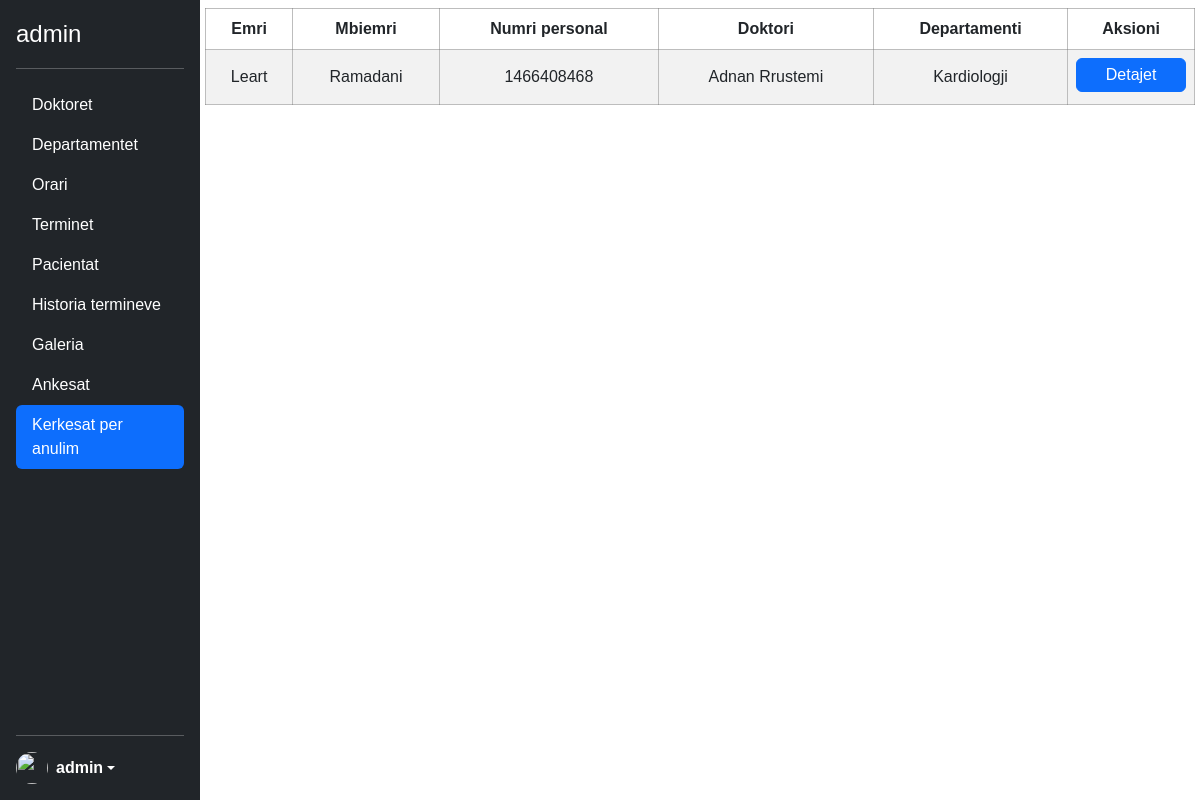
The page /admin/kerkesatAnulimit.php (signed in) on the database as committed earlier.
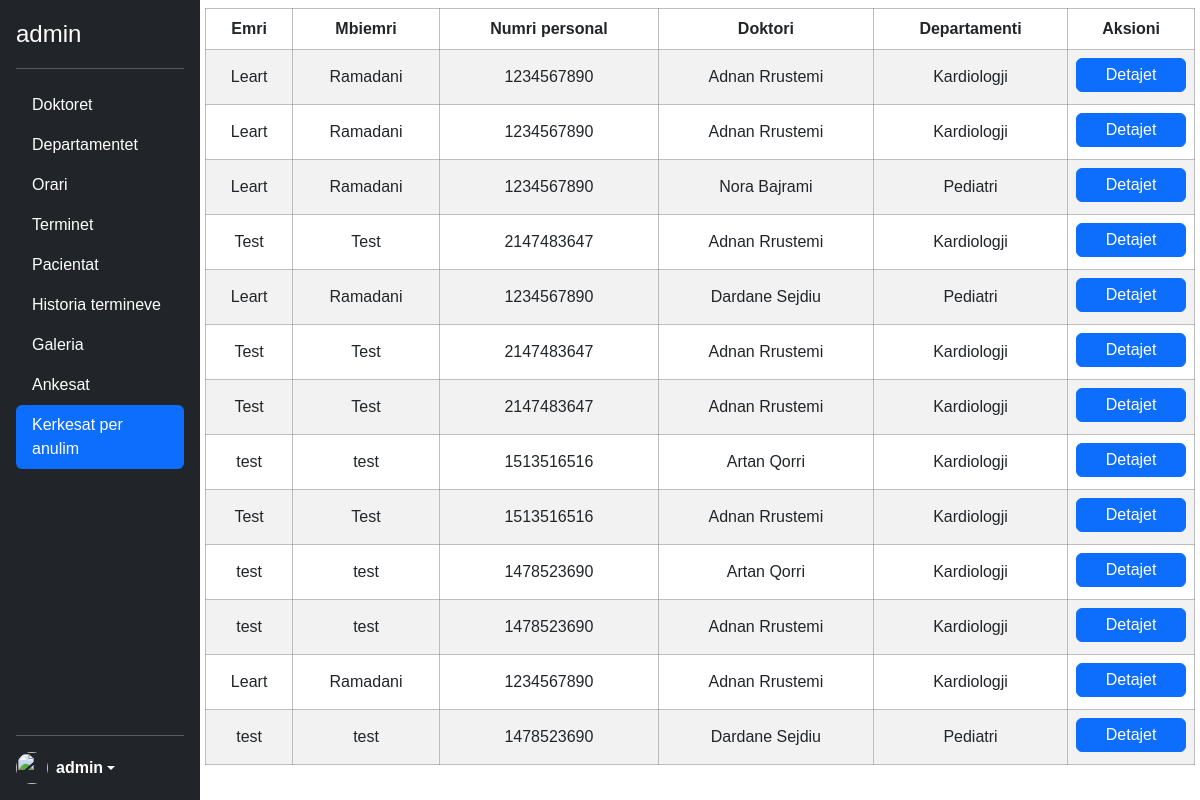
The same page on the database as committed later.
### tables this page shows
CREATE TABLE `kerkesatanulimit` (
  `id` int(11) NOT NULL,
  `emri_pacientit` varchar(100) NOT NULL,
  `mbiemri_pacientit` varchar(100) NOT NULL,
  `numri_personal` int(10) NOT NULL,
  `email` varchar(100) NOT NULL,
  `telefoni` varchar(100) NOT NULL,
  `doktori` varchar(100) NOT NULL,
  `departamenti` varchar(100) NOT NULL,
  `data` date NOT NULL,
  `ora` time NOT NULL,
  `arsyeja_anulimit` varchar(150) NOT NULL
);

### admin/kerkesatAnulimit.php (the view, shortened to what this page needs)
<?php
include('../config.php');
?>
<?php include('header.php') ?>
</head>
<body>
    <div class="sideBlock">
        <button type="button" class="ham" id="ham_menu"><i class="fa-solid fa-bars"></i></button>
    </div>
    <div class="d-flex flex-column flex-shrink-0 p-3 text-white bg-dark sidebar">
        <p class="d-flex align-items-center mb-3 mb-md-0 me-md-auto text-white text-decoration-none">
            <span class="fs-4"><?php echo $_SESSION['admin'] ?></span>
        </p>
        <hr>
        <ul class="nav nav-pills flex-column mb-auto">
            <li class="nav-item"><a href="doktoret.php" class="nav-link text-white">Doktoret</a></li>
            <li><a href="departamentet.php" class="nav-link text-white">Departamentet</a></li>
            <li><a href="orari.php" class="nav-link text-white">Orari</a></li>
            <li><a href="terminet.php" class="nav-link text-white">Terminet</a></li>
            <li><a href="pacientat.php"" class=" nav-link text-white">Pacientat</a></li>
            <li><a href="historiaTerminit.php" class="nav-link text-white">Historia termineve</a></li>
            <li class="nav-item"><a href="galeria.php" class="nav-link text-white">Galeria</a></li>
            <li><a href="ankesat.php" class="nav-link text-white">Ankesat</a></li>
            <li><a href="kerkesatAnulimit.php" class="nav-link text-white active" aria-current="page">Kerkesat per anulim</a></li>
        </ul>
        <hr>
        <div class="dropdown">
            <a href="#" class="d-flex align-items-center text-white text-decoration-none dropdown-toggle" id="dropdownUser1" data-bs-toggle="dropdown" aria-expanded="false">
                <img src="https://w7.pngwing.com/pngs/200/420/png-transparent-user-profile-computer-icons-overview-rectangle-black-data-thumbnail.png" alt="" width="32" height="32" class="rounded-circle me-2">
                <strong><?php echo $_SESSION['admin'] ?></strong>
            </a>
        </div>
    </div>
    <?php
    $sql = "SELECT * FROM kerkesatanulimit";
    $stm = $con->prepare($sql);
    $stm->execute();
    $data = $stm->fetchAll();
    if (!$data) {
        $empty = 'empty';
    } else {
        $empty = '';
    }
    ?>
    <main class="main mainRes">
        <?php if ($empty == '') : ?>
            <table class="table table-striped text-center mt-2 table_patient">
                <thead>
                    <tr>
                        <th scope="col">Emri</th>
                        <th scope="col">Mbiemri</th>
                        <th scope="col">Numri personal</th>
                        <th scope="col">Doktori</th>
                        <th scope="col">Departamenti</th>
                        <th scope="col">Aksioni</th>
                    </tr>
                </thead>
                <tbody>
                    <?php foreach ($data as $data) : ?>
                        <tr>
                            <td><?= $data['emri_pacientit'] ?></td>
                            <td><?= $data['mbiemri_pacientit'] ?></td>
                            <td><?= $data['numri_personal'] ?></td>
                            <td><?= $data['doktori'] ?></td>
                            <td><?= $data['departamenti'] ?></td>
                            <td>
                                <a class="text-decoration-none text-white" href="tedhenatKerkesave.php?id=<?= $data['id']  ?>">
                                    <button class="btn btn-primary w-100 p-1 text-white mb-1 rez">Detajet</button>
                                </a>
                            </td>
                        </tr>
                    <?php endforeach; ?>
                </tbody>
            </table>
        <?php endif; ?>
    </main>
</body>
</html>

Rows that differ between the two databases and show on the page:
removed kerkesatanulimit: emri_pacientit "Leart", mbiemri_pacientit "Ramadani", numri_personal "1466408468", doktori "Adnan Rrustemi", departamenti "Kardiologji"
added kerkesatanulimit: emri_pacientit "Leart", mbiemri_pacientit "Ramadani", numri_personal "1234567890", doktori "Adnan Rrustemi", departamenti "Kardiologji"
added kerkesatanulimit: emri_pacientit "Leart", mbiemri_pacientit "Ramadani", numri_personal "1234567890", doktori "Adnan Rrustemi", departamenti "Kardiologji"
added kerkesatanulimit: emri_pacientit "Leart", mbiemri_pacientit "Ramadani", numri_personal "1234567890", doktori "Nora Bajrami", departamenti "Pediatri"
added kerkesatanulimit: emri_pacientit "Test", mbiemri_pacientit "Test", numri_personal "2147483647", doktori "Adnan Rrustemi", departamenti "Kardiologji"
added kerkesatanulimit: emri_pacientit "Leart", mbiemri_pacientit "Ramadani", numri_personal "1234567890", doktori "Dardane Sejdiu", departamenti "Pediatri"
added kerkesatanulimit: emri_pacientit "Test", mbiemri_pacientit "Test", numri_personal "2147483647", doktori "Adnan Rrustemi", departamenti "Kardiologji"
added kerkesatanulimit: emri_pacientit "Test", mbiemri_pacientit "Test", numri_personal "2147483647", doktori "Adnan Rrustemi", departamenti "Kardiologji"
added kerkesatanulimit: emri_pacientit "test", mbiemri_pacientit "test", numri_personal "1513516516", doktori "Artan Qorri", departamenti "Kardiologji"
added kerkesatanulimit: emri_pacientit "Test", mbiemri_pacientit "Test", numri_personal "1513516516", doktori "Adnan Rrustemi", departamenti "Kardiologji"
added kerkesatanulimit: emri_pacientit "test", mbiemri_pacientit "test", numri_personal "1478523690", doktori "Artan Qorri", departamenti "Kardiologji"
added kerkesatanulimit: emri_pacientit "test", mbiemri_pacientit "test", numri_personal "1478523690", doktori "Adnan Rrustemi", departamenti "Kardiologji"
added kerkesatanulimit: emri_pacientit "Leart", mbiemri_pacientit "Ramadani", numri_personal "1234567890", doktori "Adnan Rrustemi", departamenti "Kardiologji"
added kerkesatanulimit: emri_pacientit "test", mbiemri_pacientit "test", numri_personal "1478523690", doktori "Dardane Sejdiu", departamenti "Pediatri"
